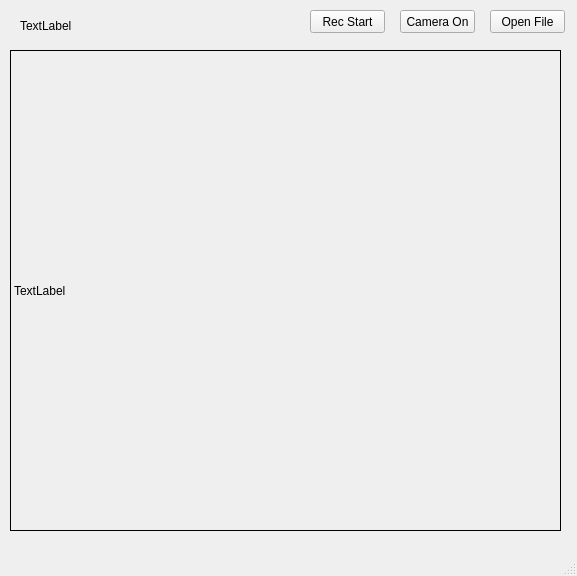
<?xml version="1.0" encoding="UTF-8"?>
<ui version="4.0">
 <class>MainWindow</class>
 <widget class="QMainWindow" name="MainWindow">
  <property name="geometry">
   <rect>
    <x>0</x>
    <y>0</y>
    <width>577</width>
    <height>576</height>
   </rect>
  </property>
  <property name="windowTitle">
   <string>MainWindow</string>
  </property>
  <widget class="QWidget" name="centralwidget">
   <widget class="QPushButton" name="btnOpen">
    <property name="geometry">
     <rect>
      <x>490</x>
      <y>10</y>
      <width>75</width>
      <height>23</height>
     </rect>
    </property>
    <property name="text">
     <string>Open File</string>
    </property>
   </widget>
   <widget class="QLabel" name="label">
    <property name="geometry">
     <rect>
      <x>10</x>
      <y>50</y>
      <width>551</width>
      <height>481</height>
     </rect>
    </property>
    <property name="frameShape">
     <enum>QFrame::Panel</enum>
    </property>
    <property name="text">
     <string>TextLabel</string>
    </property>
   </widget>
   <widget class="QPushButton" name="btnCamera">
    <property name="geometry">
     <rect>
      <x>400</x>
      <y>10</y>
      <width>75</width>
      <height>23</height>
     </rect>
    </property>
    <property name="text">
     <string>Camera On</string>
    </property>
   </widget>
   <widget class="QPushButton" name="btnRec">
    <property name="geometry">
     <rect>
      <x>310</x>
      <y>10</y>
      <width>75</width>
      <height>23</height>
     </rect>
    </property>
    <property name="text">
     <string>Rec Start</string>
    </property>
   </widget>
   <widget class="QLabel" name="debugLabel">
    <property name="geometry">
     <rect>
      <x>20</x>
      <y>20</y>
      <width>56</width>
      <height>12</height>
     </rect>
    </property>
    <property name="text">
     <string>TextLabel</string>
    </property>
   </widget>
  </widget>
  <widget class="QMenuBar" name="menubar">
   <property name="geometry">
    <rect>
     <x>0</x>
     <y>0</y>
     <width>577</width>
     <height>21</height>
    </rect>
   </property>
  </widget>
  <widget class="QStatusBar" name="statusbar"/>
 </widget>
 <resources/>
 <connections/>
</ui>
